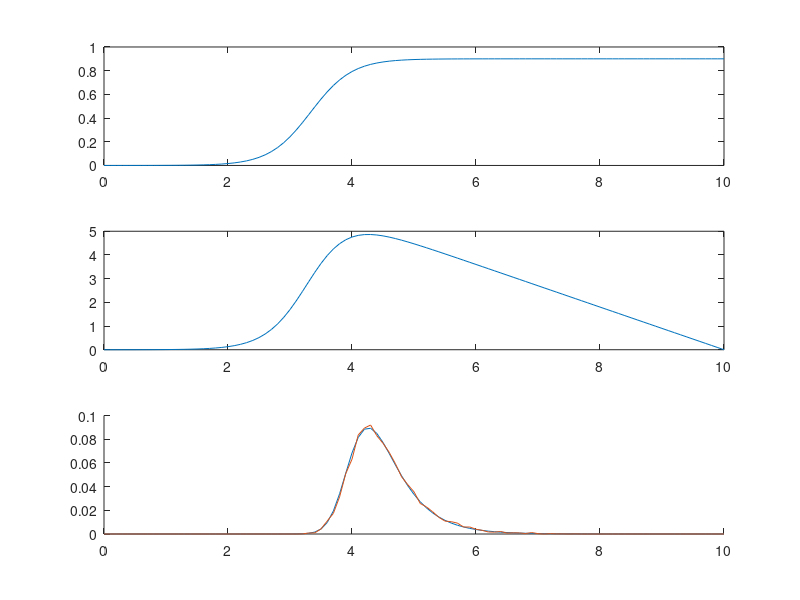

The MATLAB script that drew this image:
clear all
close all
clc

logitp = @(b,x) exp(b(1)+b(2).*(x))./(1+exp(b(1)+b(2).*(x)));
logitp = @(b,x) b(3)/2+(1-b(3))./(1+exp(-(b(1)+b(2).*(x))));
logitp = @(b,x)(1-b(3))./(1+exp(-(b(1)+b(2).*(x))));

nsamp = 10000;

offers = 0:.1:10;
endow   = 10*ones(1,numel(offers));

PA     = logitp([-10,3,.10],offers);            % compute proba of accepting the offers given current model
EV     = (endow - offers).* PA;             % compute EV of the offers given current model





beta1 = 2.5;

pc      = exp(beta1.*EV) ./ sum(exp(beta1.*EV));   % multinomial choice function


pd      = makedist('multinomial','probabilities',pc);           % estimate the pdf from the pC
kO      = random(pd,1,10000);                                           % selected offer, in the 1:numel(offer) spavce


figure
subplot(3,1,1)
plot(offers,PA)

subplot(3,1,2)
plot(offers,EV)

subplot(3,1,3)
hold on
plot(offers,pc)

kk=[];
for k = 1:numel(offers)
kk(k) = sum(kO==k)./nsamp;
end
plot(offers,kk)
